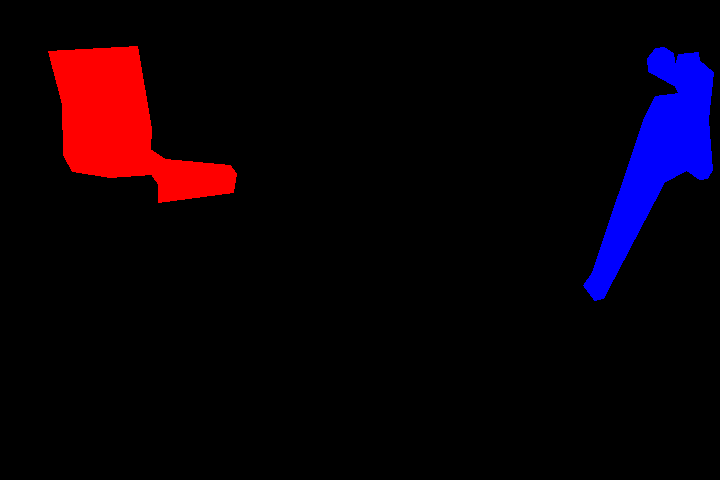
#> input picture backend/src/Annotations/frame_000000.png, 720 x 480 px; its folder holds only this picture in this run
$ python mask_to_json.py --file ../Annotations/frame_000000.png
#> lines starting #> are read from the running program, lines starting #| are printed output that depends on the picture; after the words box and inside, x2 and y2 are one past the last pixel; in counts of white or black regions, pixels touching at a corner belong together
#!/usr/bin/env python3

import json
import os
import numpy as np
import cv2
from PIL import Image
import glob
import argparse

def compute_bbox(points):
    xs = [p[0] for p in points]
    ys = [p[1] for p in points]
    return [min(xs), min(ys), max(xs), max(ys)]

def compute_iou(boxA, boxB):
    # box: [x_min, y_min, x_max, y_max]
    xA = max(boxA[0], boxB[0])
    yA = max(boxA[1], boxB[1])
    xB = min(boxA[2], boxB[2])
    yB = min(boxA[3], boxB[3])

    interArea = max(0, xB - xA) * max(0, yB - yA)
    if interArea == 0:
        return 0

    boxAArea = (boxA[2] - boxA[0]) * (boxA[3] - boxA[1])
    boxBArea = (boxB[2] - boxB[0]) * (boxB[3] - boxB[1])

    iou = interArea / float(boxAArea + boxBArea - interArea + 1e-6)
    return iou

def compute_center_distance(boxA, boxB):
    """Compute normalized distance between box centers"""
    centerA = [(boxA[0] + boxA[2]) / 2, (boxA[1] + boxA[3]) / 2]
    centerB = [(boxB[0] + boxB[2]) / 2, (boxB[1] + boxB[3]) / 2]

    dist = ((centerA[0] - centerB[0]) ** 2 + (centerA[1] - centerB[1]) ** 2) ** 0.5

    # Normalize by average box size
    avg_size = ((boxA[2] - boxA[0]) + (boxA[3] - boxA[1]) + (boxB[2] - boxB[0]) + (boxB[3] - boxB[1])) / 4
    normalized_dist = dist / (avg_size + 1e-6)

    return normalized_dist

def load_meta(meta_path):
    if not os.path.exists(meta_path):
        print(f"Meta file not found: {meta_path}")
        return {}
    try:
        with open(meta_path, 'r') as f:
            return json.load(f)
    except Exception as e:
        print(f"Error loading meta file: {e}")
        return {}

def find_best_match(bbox, meta_instances, used_meta):
    """Find the best matching instance from metadata"""
    best_score = 0
    best_meta = None

    for idx, meta_inst in enumerate(meta_instances):
        if idx in used_meta:
            continue

        meta_bbox = meta_inst.get('bbox')
        if not meta_bbox:
            continue

        # Calculate IoU
        iou = compute_iou(bbox, meta_bbox)

        # Calculate center distance (lower is better, so invert it)
        center_dist = compute_center_distance(bbox, meta_bbox)
        distance_score = max(0, 1 - center_dist) if center_dist < 2 else 0

        # Combined score (IoU is primary, distance is secondary)
        combined_score = 0.7 * iou + 0.3 * distance_score

        if combined_score > best_score:
            best_score = combined_score
            best_meta = (idx, meta_inst, combined_score)

    return best_meta

def mask_to_json(mask_path, output_dir, meta_path=None):
    """
    Convert a mask image back to JSON format with polygon annotations.
    Each color in the mask will be converted to a separate class with polygon coordinates.
    """
#> called with output_dir = 'backend/src/json'
    try:
        # Read the mask file
        mask = cv2.imread(mask_path)
#> mask is the input picture: shape (480, 720, 3); mean B, G, R 8.9, 0, 10.4
        if mask is None:
            raise ValueError(f"Could not read mask file: {mask_path}")

        # Get image name (will be used for JSON)
        mask_name = os.path.basename(mask_path)
        image_name = mask_name.replace('.png', '.jpg')

        print(f"Processing mask: {mask_name}")

        # Initialize JSON structure
        json_data = {
            'imageName': image_name,
            'classes': []
        }

        # Define colors for different classes (BGR format)
        colors = {
            (0, 0, 255): "1",    # Red
            (255, 0, 0): "2",    # Blue
            (0, 255, 0): "3",    # Green
            (255, 255, 0): "4",  # Cyan
            (255, 0, 255): "5",  # Magenta
            (0, 255, 255): "6",  # Yellow
            (128, 0, 128): "7",  # Purple
            (255, 165, 0): "8",  # Orange
        }

        # Load meta JSON
        meta = load_meta(meta_path) if meta_path else {}
        frame_key = os.path.splitext(mask_name)[0]  # e.g., frame_000001
        meta_instances = meta.get(frame_key, [])
        used_meta = set()

        print(f"Found {len(meta_instances)} meta instances for {frame_key}")

        # Group instances by class from metadata
        class_groups = {}

        # Process each color/class
        for color, default_class_name in colors.items():
            # Create binary mask for this color
            color_mask = cv2.inRange(mask, np.array(color), np.array(color))

            # Smoothing and denoising: apply morphological operations
            kernel = np.ones((3, 3), np.uint8)
            color_mask = cv2.morphologyEx(color_mask, cv2.MORPH_OPEN, kernel, iterations=1)
            color_mask = cv2.morphologyEx(color_mask, cv2.MORPH_CLOSE, kernel, iterations=1)

            # Find contours for this color
            contours, _ = cv2.findContours(color_mask, cv2.RETR_EXTERNAL, cv2.CHAIN_APPROX_SIMPLE)

            if len(contours) > 0:
                print(f"Found {len(contours)} contours for color {color}")

                # Process each contour as an instance
                for contour in contours:
                    area = cv2.contourArea(contour)
                    perimeter = cv2.arcLength(contour, True)
                    # Minimum area/perimeter filtering
                    if area < 50 or perimeter < 30:
                        continue  # Skip small/noisy contours

                    # Adaptive epsilon: smaller for large/complex contours
                    if area > 1000:
                        epsilon = 0.005 * perimeter
                    elif area > 200:
                        epsilon = 0.01 * perimeter
                    else:
                        epsilon = 0.02 * perimeter
                    approx = cv2.approxPolyDP(contour, epsilon, True)

                    # Convert contour points to list format
                    coordinates = approx.reshape(-1, 2).tolist()

                    # Only add if we have enough points to form a polygon
                    if len(coordinates) >= 3:
                        bbox = compute_bbox(coordinates)

                        # Find best match in meta by combined score
                        best_match = find_best_match(bbox, meta_instances, used_meta)

                        if best_match and best_match[2] > 0.3:  # Minimum score threshold
                            used_meta.add(best_match[0])
                            meta_inst = best_match[1]
                            instanceId = meta_inst.get('instanceId', f'Object-{len(used_meta)}')
                            name = meta_inst.get('name', 'Object')
                            class_name = meta_inst.get('className', default_class_name)
                            print(f"  Matched instance {instanceId} with score {best_match[2]:.3f}")
                        else:
                            # No good match found, create new instance
                            instanceId = f'Object-{len(used_meta)+1}'
                            name = 'Object'
                            class_name = default_class_name
                            print(f"  Created new instance {instanceId} (no good match found)")

                        # Group by class name
                        if class_name not in class_groups:
                            class_groups[class_name] = []

                        instance = {
                            'instanceId': instanceId,
                            'name': name,
                            'coordinates': coordinates
                        }
                        class_groups[class_name].append(instance)
#> this loop made 8 passes
#| Found 1 contours for color (0, 0, 255)
#| Found 1 contours for color (255, 0, 0)
#> pass 1, in mask_to_json, `color_mask = cv2.inRange(mask, np.array(color), np.array(color))`:
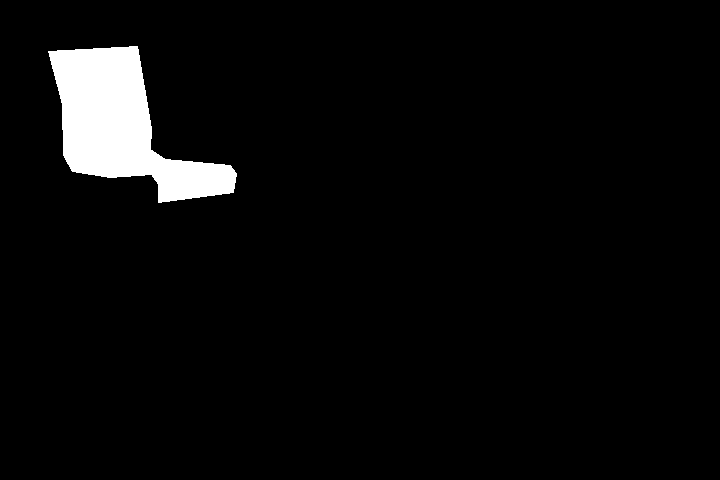
#> color_mask: shape (480, 720); 4.1% white; 1 white region, box (x1, y1, x2, y2) and area: (48, 46, 237, 203) 14116
#> pass 2, in mask_to_json, `color_mask = cv2.inRange(mask, np.array(color), np.array(color))`:
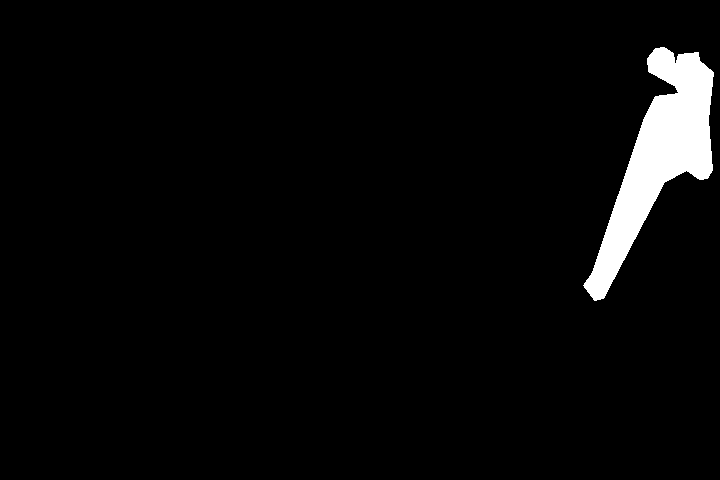
#> color_mask: shape (480, 720); 3.5% white; 1 white region, box (x1, y1, x2, y2) and area: (583, 47, 714, 301) 12053
#> after the loop: color_mask: shape (480, 720); every value is 0
#> after the loop, class_groups = 2 items; used_meta = 0 items

        # Convert class groups to final JSON structure
        for class_name, instances in class_groups.items():
            if instances:  # Only add classes with instances
                class_data = {
                    'className': class_name,
                    'instances': instances
                }
                json_data['classes'].append(class_data)
#> this loop made 2 passes
#> class_name on passes 1 to 2: '1', '2'

        # Create output directory if it doesn't exist
        os.makedirs(output_dir, exist_ok=True)

        # Save the JSON file
        output_path = os.path.join(output_dir, mask_name.replace('.png', '.json'))
        with open(output_path, 'w') as f:
            json.dump(json_data, f, indent=2)

        print(f"Created JSON: {output_path}")
        print(f"Total classes: {len(json_data['classes'])}")
        for cls in json_data['classes']:
            print(f"  Class {cls['className']}: {len(cls['instances'])} instances")

    except Exception as e:
        print(f"Error processing {mask_path}: {str(e)}")
        raise

if __name__ == "__main__":
    # Set up argument parser
    parser = argparse.ArgumentParser(description='Convert mask images back to JSON annotations')
    parser.add_argument('--file', help='Specific mask file to process')
    parser.add_argument('--meta', help='Path to meta JSON file', default=None)
    args = parser.parse_args()

    # Define directories using relative paths
    script_dir = os.path.dirname(os.path.abspath(__file__))
    mask_dir = os.path.abspath(os.path.join(script_dir, '../Annotations'))
    json_dir = os.path.abspath(os.path.join(script_dir, '../json'))
    meta_path = args.meta

    print(f"Mask directory: {mask_dir}")
    print(f"JSON output directory: {json_dir}")
    if meta_path:
        print(f"Meta JSON path: {meta_path}")

    try:
        if args.file:
            # Process specific file
            mask_file = os.path.join(mask_dir, args.file)
            if not os.path.exists(mask_file):
                raise FileNotFoundError(f"Mask file not found: {mask_file}")
            print(f"\nProcessing specific file: {args.file}")
            mask_to_json(mask_file, json_dir, meta_path)
        else:
            # Process all mask files
            mask_files = glob.glob(os.path.join(mask_dir, "*.png"))
            mask_files = [f for f in mask_files if not f.endswith('.gitkeep')]  # Exclude .gitkeep

            if not mask_files:
                print("No mask files found to process")
            else:
                for mask_file in sorted(mask_files):
                    try:
                        print(f"\nProcessing {os.path.basename(mask_file)}...")
                        mask_to_json(mask_file, json_dir, meta_path)
                    except Exception as e:
                        print(f"Failed to process {mask_file}: {str(e)}")
    except Exception as e:
        print(f"Error: {str(e)}")
        exit(1)
